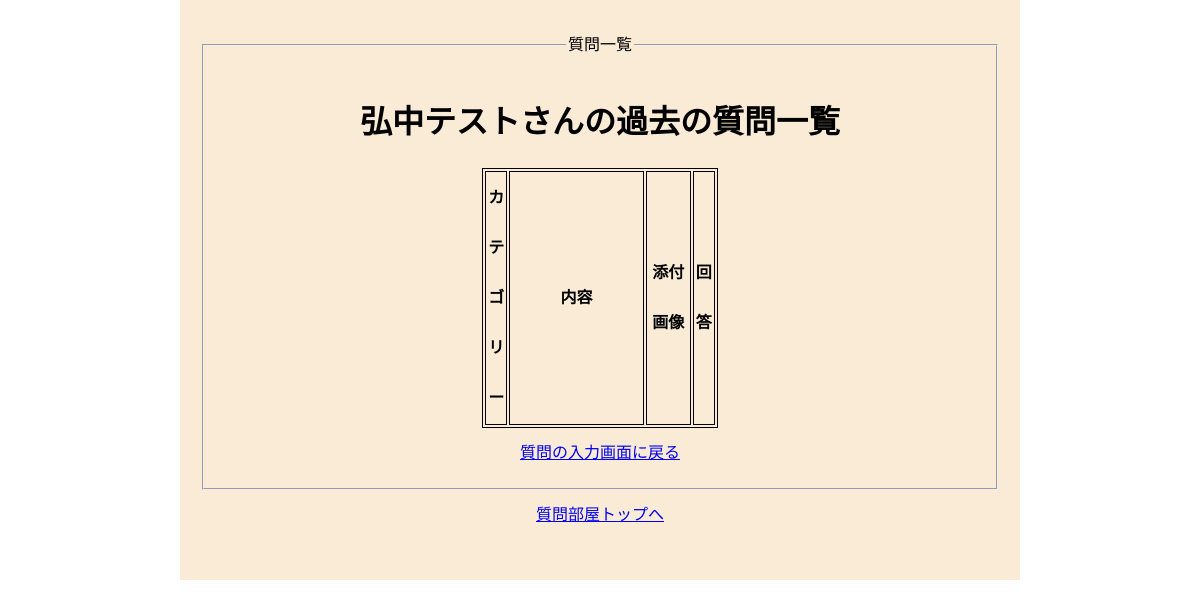
The app's page /question_my_read.php (signed in), older data.
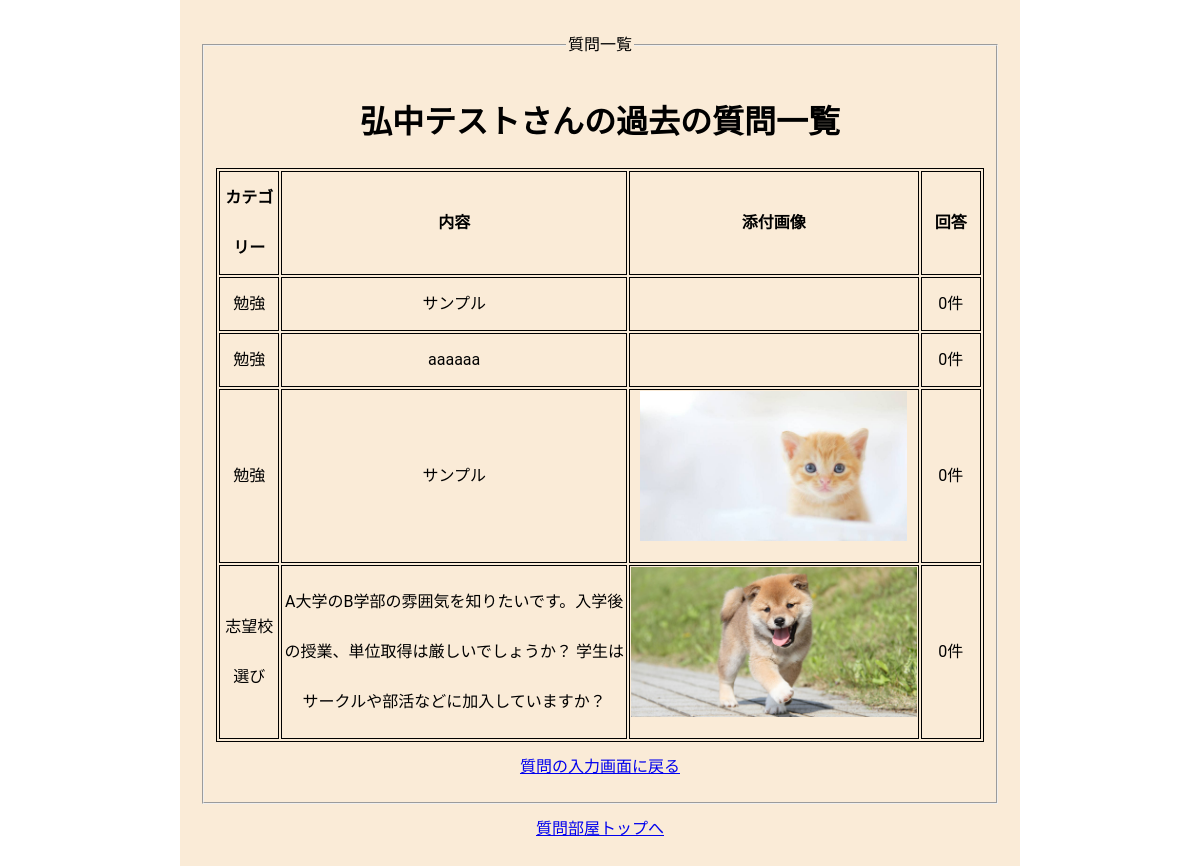
The same page, newer data.
### tables this page shows
CREATE TABLE `question_table` (
  `id` int(11) NOT NULL,
  `user_id` int(11) NOT NULL,
  `category` varchar(128) NOT NULL,
  `question` varchar(128) NOT NULL,
  `image` varchar(128) DEFAULT NULL,
  `created_at` datetime NOT NULL,
  `updated_at` datetime NOT NULL
);

### question_my_read.php (the view, shortened to what this page needs)
<?php
$user_id = $_SESSION['user_id'];
$user_name = $_SESSION['user_name'];
$pdo = connect_to_db();
$sql = "SELECT * FROM question_table LEFT OUTER JOIN
( SELECT question_id, COUNT(id) AS answer_count FROM answer_table GROUP BY question_id )
AS result_table
ON question_table.id = result_table.question_id
WHERE user_id=:user_id
ORDER BY created_at ASC";
$stmt = $pdo->prepare($sql);
$stmt->bindValue(':user_id', $user_id);
try {
  $status = $stmt->execute();
} catch (PDOException $e) {
  echo json_encode(["sql error" => "{$e->getMessage()}"]);
  exit();
}
$result = $stmt->fetchAll(PDO::FETCH_ASSOC);
$output = "";
foreach ($result as $record) {
  if ($record["answer_count"] == NULL) {
    $answer_count = 0;
    $answer_link = "";
  } else {
    $answer_count = $record["answer_count"];
    $answer_link = "<a href='answer_read.php?id={$record["id"]}'>";
  }
  $output .= "
  <tr>
    <td>{$record["category"]}</td>
    <td>{$record["question"]}</td>
    <td><img src='{$record["image"]}' height='150px'></td>
    <td>$answer_link{$answer_count}件</a></td>
  </tr>
  ";
}
?>
<!DOCTYPE html>
<html lang="ja">
<head>
  <link rel="stylesheet" href="css/style.css">
</head>
<body>
  <div class="wrapper">
    <fieldset>
      <legend>質問一覧</legend>
      <h1><?php echo $user_name; ?>さんの過去の質問一覧</h1>
      <div class="contents">
        <table>
          <thead>
            <tr>
              <th width="10%">カテゴリー</th>
              <th width="60%">内容</th>
              <th width="20%">添付画像</th>
              <th width="10%">回答</th>
            </tr>
          </thead>
          <tbody>
            <?= $output ?>
          </tbody>
        </table>
      </div>
      <a href="question_input.php">質問の入力画面に戻る</a>
    </fieldset>
    <div><a href="question.php">質問部屋トップへ</a></div>
  </div>
</body>
</html>

Row changes from the older to the newer data that the page shows:
added question_table: category "勉強", question "サンプル", answer_count "0"
added question_table: category "勉強", question "aaaaaa", answer_count "0"
added question_table: category "勉強", question "サンプル", image (picture), answer_count "0"
added question_table: category "志望校選び", question "A大学のB学部の雰囲気を知りたいです。入学後の授業、単位取得は厳しいでしょうか？ 学生はサークルや部活などに加入していますか？", image (picture), answer_count "0"
